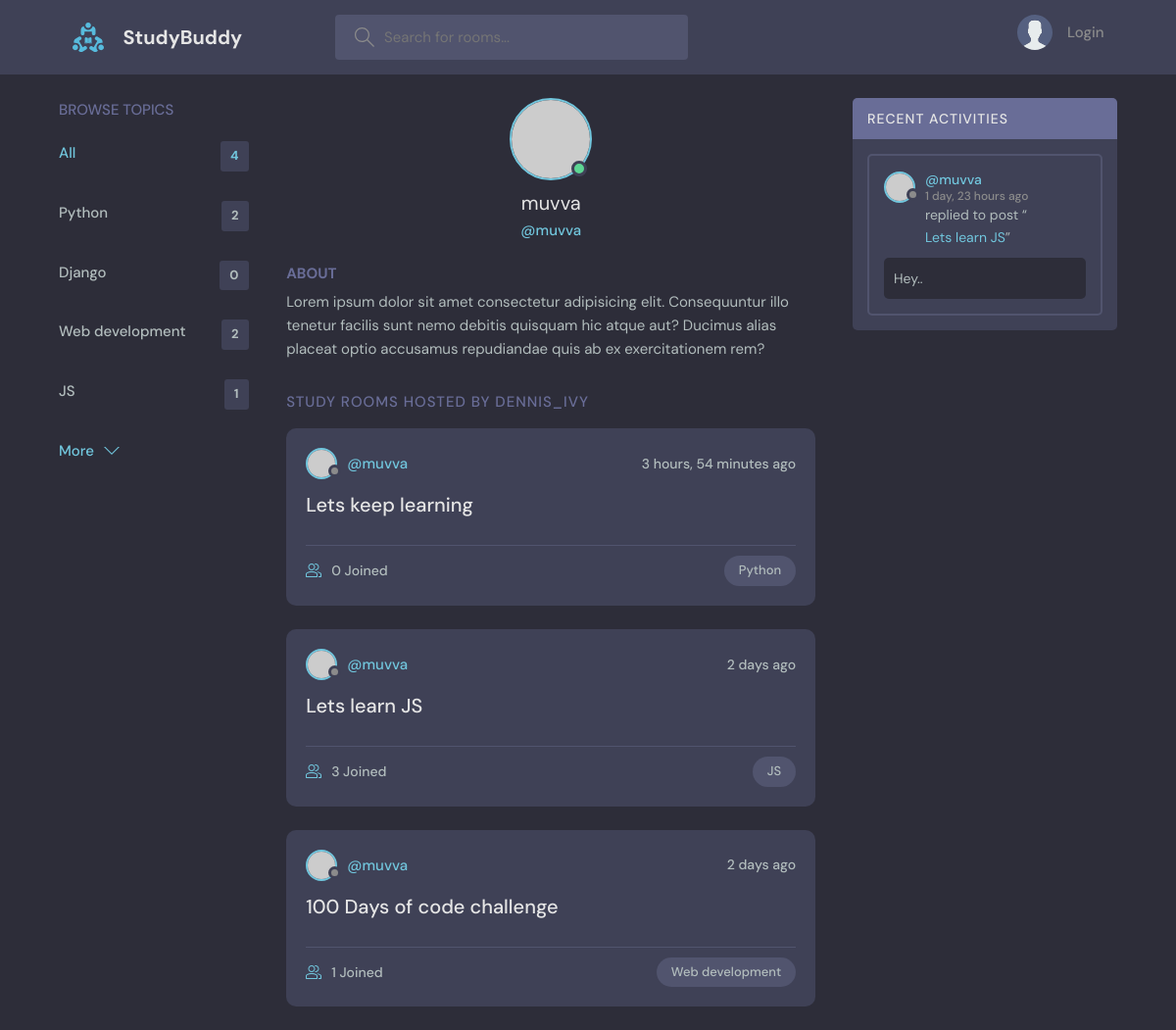
Before: /profile/1/ with the older database file.
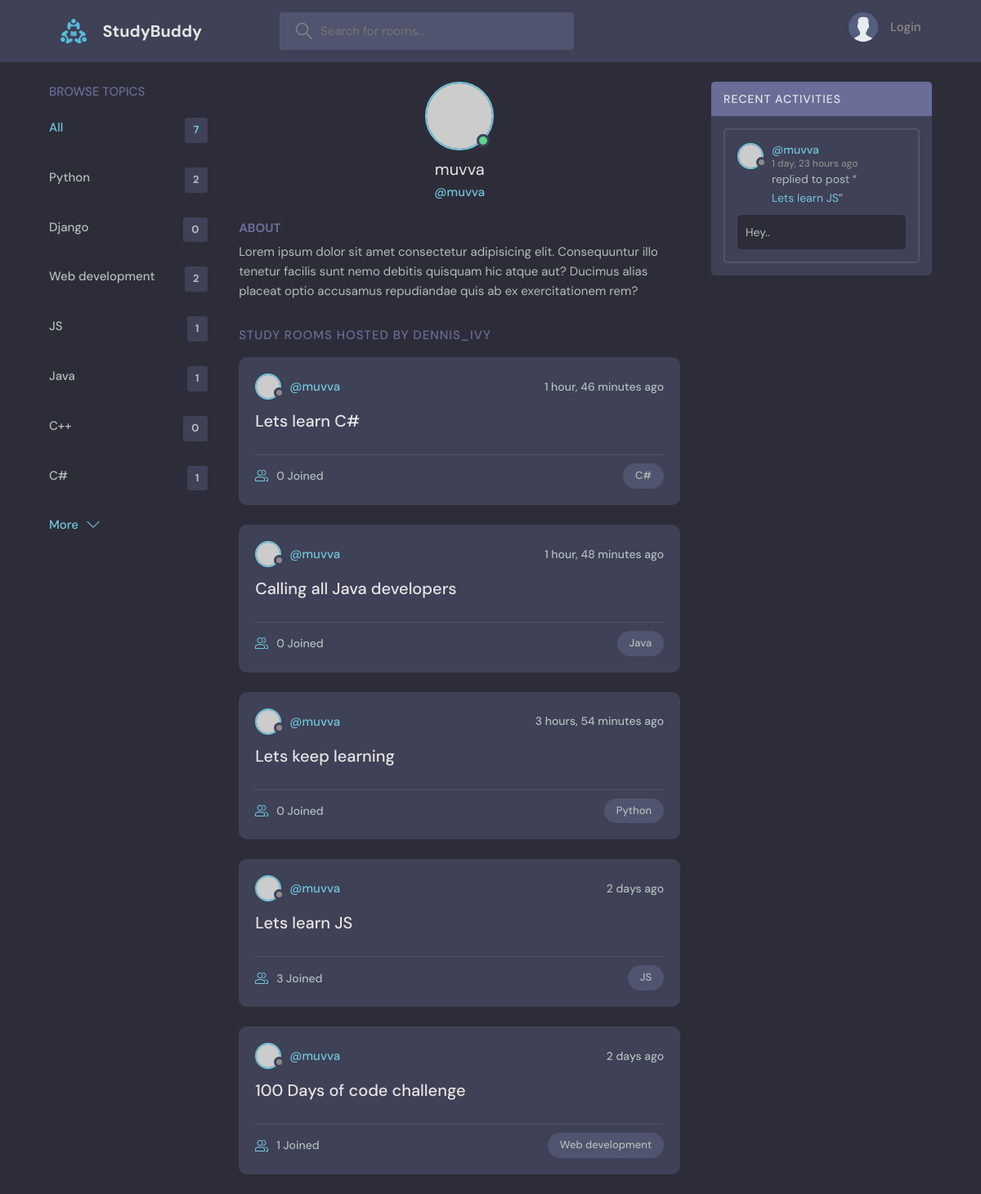
After: the same page with the newer database file.
### base/models.py (models this page shows, shortened)
class Topic(models.Model):
    name = models.CharField(max_length=200)

class Room(models.Model):
    host = models.ForeignKey(User,on_delete=models.SET_NULL, null=True)
    topic = models.ForeignKey(Topic,on_delete=models.SET_NULL, null=True)
    name = models.CharField(max_length=200)
    description = models.TextField(null=True, blank=True)
    participants = models.ManyToManyField(User, related_name='participants', blank=True) # ManyToManyField --> Many users can join a room
    updated = models.DateTimeField(auto_now=True) #auto_now --> Time stamp at every time we add
    created = models.DateTimeField(auto_now_add=True) #auto_now_add --> Time stamp at the time of creation only
    class Meta:
        ordering = ['-updated', '-created']
    def __str__(self):
        return self.name

class Message(models.Model):
    user = models.ForeignKey(User, on_delete=models.CASCADE)
    room = models.ForeignKey(Room,on_delete=models.CASCADE) # SET_NULL --> If parent is deleted, then it will be set as Null, Cascade --> Delete
    body = models.TextField()
    updated = models.DateTimeField(auto_now=True) #auto_now --> Time stamp at every time we add
    created = models.DateTimeField(auto_now_add=True) #auto_now_add --> Time stamp at the time of creation only
    class Meta:
        ordering = ['-updated', '-created']

### base/views.py (the view)
# urls.py: path('profile/<str:pk>/', views.userProfile, name='user-profile'),
def userProfile(request,pk):
    user = User.objects.get(id=pk)
    rooms = user.room_set.all()  # Get all rooms created by the user
    room_messages = user.message_set.all()  # Get all messages created by the user
    topics = Topic.objects.all()
    context = {'user':user, 'rooms':rooms, 'room_messages':room_messages, 'topics':topics}
    return render(request, 'base/profile.html',context)

### base/templates/base/profile.html (shortened to what this page needs)
{% extends "main.html" %}
{% block content %}
  <main class="profile-page layout layout--3">
    <div class="container">
        {% include 'base/topics_component.html' %}
      <div class="roomList">
        <div class="profile">
          <div class="profile__avatar">
            <div class="avatar avatar--large active">
              <img src="https://randomuser.me/api/portraits/men/11.jpg" />
            </div>
          </div>
          <div class="profile__info">
            <h3>{{user.username}}</h3>
            <p>@{{user.username}}</p>
          </div>
          <div class="profile__about">
            <h3>About</h3>
            <p>
              Lorem ipsum dolor sit amet consectetur adipisicing elit. Consequuntur illo tenetur
              facilis sunt nemo debitis quisquam hic atque aut? Ducimus alias placeat optio
              accusamus repudiandae quis ab ex exercitationem rem?
            </p>
          </div>
        </div>
        <div class="roomList__header">
          <div>
            <h2>Study Rooms Hosted by dennis_ivy</a>
            </h2>
          </div>
        </div>
        {% include 'base/feed_component.html' %}
      </div>
      {% include 'base/activity_component.html' %}
    </div>
  </main>
{% endblock content %}

### templates/main.html (shortened to what this page needs)
<!DOCTYPE html>
{% load static %}
<html lang="en">
  <head>
    <link rel="stylesheet" href="{% static 'styles/style.css' %}" />
  </head>
  <body>
    {% include 'navbar.html' %}
    {% block content %}
    {% endblock %}
  </body>
</html>

### templates/navbar.html (shortened to what this page needs)
{% load static %}
<header class="header header--loggedIn">
      <div class="container">
        <a href="{% url 'home' %}" class="header__logo">
          <img src="{% static 'images/logo.svg' %}" />
          <h1>StudyBuddy</h1>
        </a>
        <form class="header__search" method = "GET" action = "{% url 'home' %}">
          <label>
            <input name = "q" placeholder="Search for rooms..." />
          </label>
        </form>
        <nav class="header__menu">
            {% if request.user.is_authenticated %}
          <div class="header__user">
            <a href="profile.html">
              <div class="avatar avatar--medium active">
                <img src="https://randomuser.me/api/portraits/men/37.jpg" />
              </div>
              <p>{{request.user.username}}<span>@{{request.user.username}}</span></p>
            </a>
            <button class="dropdown-button">
              <svg version="1.1" xmlns="http://www.w3.org/2000/svg" width="32" height="32" viewBox="0 0 32 32">
                <title>chevron-down</title>
                <path d="M16 21l-13-13h-3l16 16 16-16h-3l-13 13z"></path>
              </svg>
            </button>
          </div>
          {% else %}
          <a href="{% url 'login' %}">
            <img src="{% static 'images/avatar.svg' %}" />
            <p>Login</p>
          </a>
          {% endif %}
        </nav>
      </div>
    </header>

### base/templates/base/topics_component.html
<div class="topics">
          <div class="topics__header">
            <h2>Browse Topics</h2>
          </div>
          <ul class="topics__list">
            <li>
              <a href="{% url 'home' %}" class="active">All <span>{{topics.count}}</span></a>
            </li>
            {% for topic in topics %}
            <li>
              <a href="{% url 'home' %}?q={{topic.name}}">{{topic.name}}<span>{{topic.room_set.all.count}}</span></a>
            </li>
            {% endfor %}
          </ul>
          <a class="btn btn--link" href="topics.html">
            More
            <svg version="1.1" xmlns="http://www.w3.org/2000/svg" width="32" height="32" viewBox="0 0 32 32">
              <title>chevron-down</title>
              <path d="M16 21l-13-13h-3l16 16 16-16h-3l-13 13z"></path>
            </svg>
          </a>
        </div>

### base/templates/base/feed_component.html (shortened to what this page needs)
{% for room in rooms %}
<div class="roomListRoom">
            <div class="roomListRoom__header">
              <a href="{% url 'user-profile' room.host.id %}" class="roomListRoom__author">
                <div class="avatar avatar--small">
                  <img src="https://randomuser.me/api/portraits/women/11.jpg" />
                </div>
                <span>@{{room.host.username}}</span>
              </a>
              <div class="roomListRoom__actions">
                <span> {{room.created|timesince}} ago</span>
              </div>
            </div>
            <div class="roomListRoom__content">
              <a href="{% url 'room' room.id %}">{{room.name}}</a>
            </div>
            <div class="roomListRoom__meta">
              <a href="{% url 'room' room.id %}" class="roomListRoom__joined">
                {{room.participants.all.count}} Joined
              </a>
              <p class="roomListRoom__topic">{{room.topic.name}}</p>
            </div>
          </div>
{% endfor %}

### base/templates/base/activity_component.html (shortened to what this page needs)
<div class="activities">
          <div class="activities__header">
            <h2>Recent Activities</h2>
          </div>
          {% for message in room_messages %}
          <div class="activities__box">
            <div class="activities__boxHeader roomListRoom__header">
              <a href="{% url 'user-profile' message.user.id %}" class="roomListRoom__author">
                <div class="avatar avatar--small">
                  <img src="https://randomuser.me/api/portraits/women/11.jpg" />
                </div>
                <p>
                  @{{message.user}}
                  <span>{{message.created|timesince}} ago</span>
                </p>
              </a>
            </div>
            <div class="activities__boxContent">
              <p>replied to post “<a href="{% url 'room' message.room.id %}">{{message.room}}</a>”</p>
              <div class="activities__boxRoomContent">
                {{message.body}}
              </div>
            </div>
          </div>
          {% endfor %}
        </div>

Changed rows visible on the page:
added Topic: name "Java", room_set.all.count "1"
added Topic: name "C++", room_set.all.count "0"
added Topic: name "C#", room_set.all.count "1"
added Room: host.username "muvva", created "1 hour, 46 minutes", name "Lets learn C#", participants.all.count "0", topic.name "C#"
added Room: host.username "muvva", created "1 hour, 48 minutes", name "Calling all Java developers", participants.all.count "0", topic.name "Java"
Other visible differences:
{{ topics.count }}: "4" → "7"
